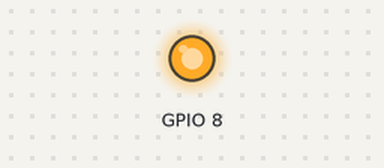
Bench run of a sketch on a simulated ESP32. Shown: output pins drawn as LEDs (lit = HIGH). At 1.0 s the program puts the board to deep sleep or switches it off; the recording ends there.

Above: at 0.1 s.
Timing chart, 0 to 1.0 s (numbered marks = the images above):
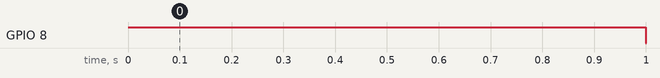

Measured:
- by itself, GPIO 8: LOW → HIGH at 0.00 s, → LOW 1.0 s later

The sketch:

Item-9-2.ino
```cpp
void setup() {
  // put your setup code here, to run once:
  pinMode(D9,OUTPUT);
  digitalWrite(D9,HIGH);
  delay(1000);
  digitalWrite(D9,LOW);
  esp_deep_sleep_enable_ext0_wakeup(GPIO_NUM_25,LOW);
  esp_deep_sleep_start();
}

void loop() {
  // put your main code here, to run repeatedly:
}
```
